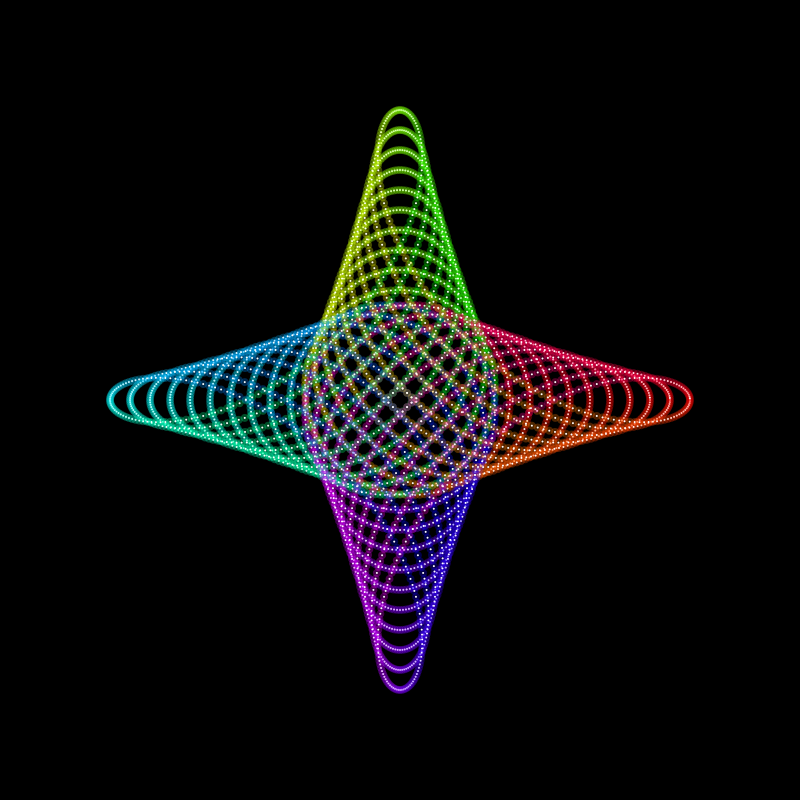
Frame 1 (no input)
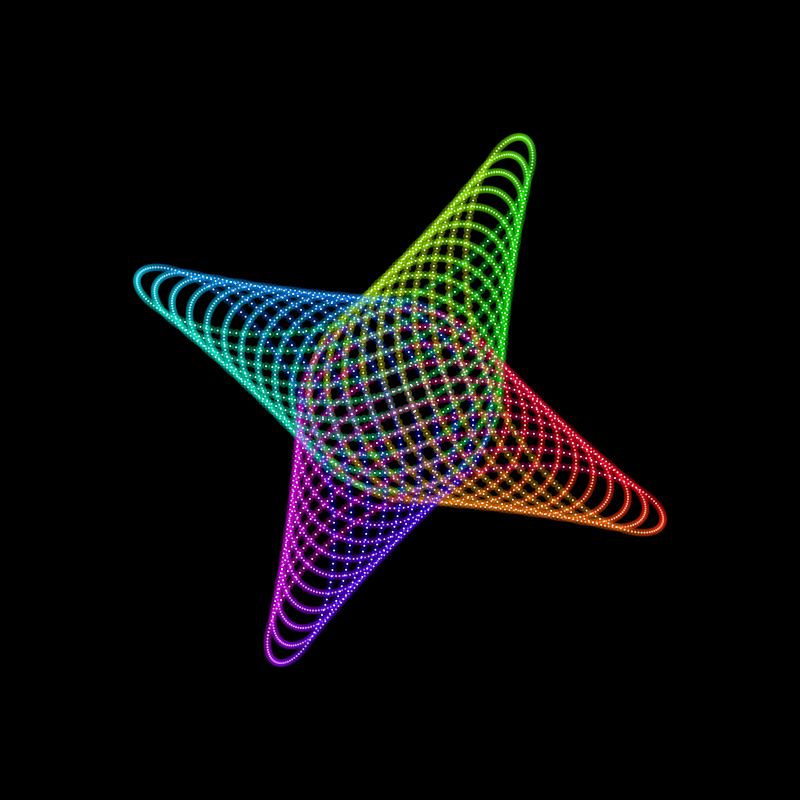
Frame 60 (the mouse pressed at the canvas centre just before this capture)
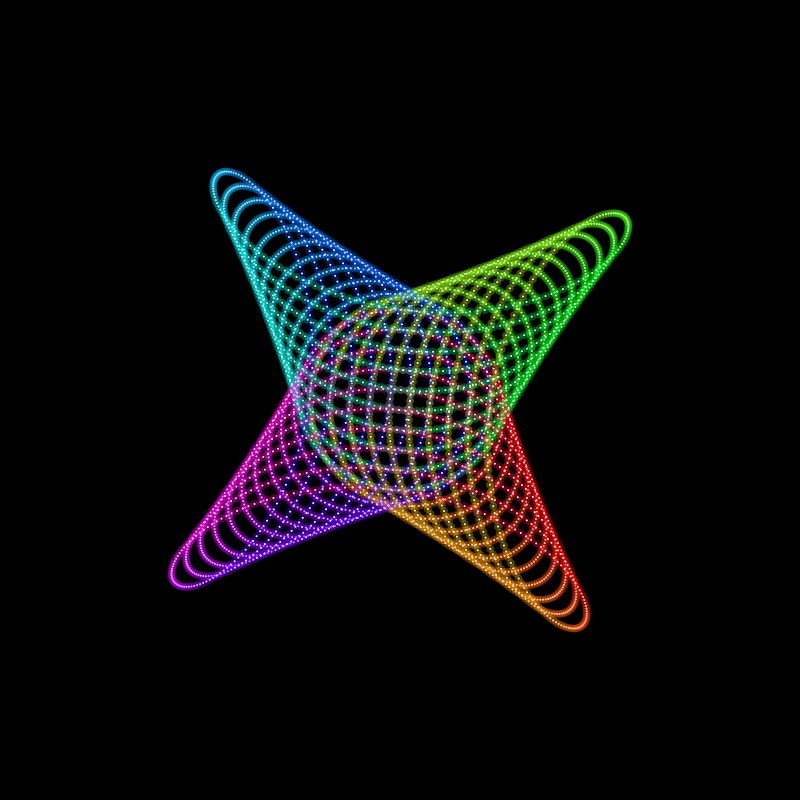
Frame 120 (the mouse held since frame 60 and released just before this capture)

The Processing sketch that drew these frames (run headless with seeded random() and noise(); from frame 60 on, the mouse is pressed at the canvas centre):

// Processing sketch: spirograf
// ── spirograf.pde
float t=0;               //angle
float speed = 0.01;      //rotationspeed
float dotSize = 2;       //dot size

void setup() {
  size(800,800);
}

void draw() {
  background(0);
  for (int i=1; i<21; i+=2) {
    spirograph(800, 600, i*10, 100, 3, -1);
  }  
  t+=speed;
}

void spirograph(float radGr, float radKl, float entfRadKl, int dot, int loop, int direction) {
  float R = radGr;        //radius big circle
  float r = radKl;        //radius small circle
  float a = entfRadKl;    //distance to middle r
  int dots = dot;         //amount of dots
  int loops = loop;       //factor, to close spirograph - (R/r)*loops mod 1 needs to equal 0 or something like this
  int dir = direction;    //rotation direction (and speed if < or > 1) – clockwise if negative
  colorMode(HSB, 100);

  for (float i = 0; i<TWO_PI*(R/r)*loops; i+=TWO_PI/dots) {
    float alpha = (r/R)*i;                      //angle in R
    float beta = (1-(r/R))*i+t*dir;             //angle in r
    float x1 = width/2+cos(alpha)*((R-r)/2);    //x position of r
    float y1 = width/2+sin(alpha)*((R-r)/2);    //y position of r
    float x2 = x1+cos(beta)*(a);                //x position of a
    float y2 = y1-sin(beta)*(a);                //y position of a
    noStroke();
    fill(100/(TWO_PI*(R/r)*loops)*i, 100, 100, 30);
    ellipse(x2, y2, dotSize*4, dotSize*4);
    fill(100);
    ellipse(x2, y2, dotSize, dotSize);
  }
}
